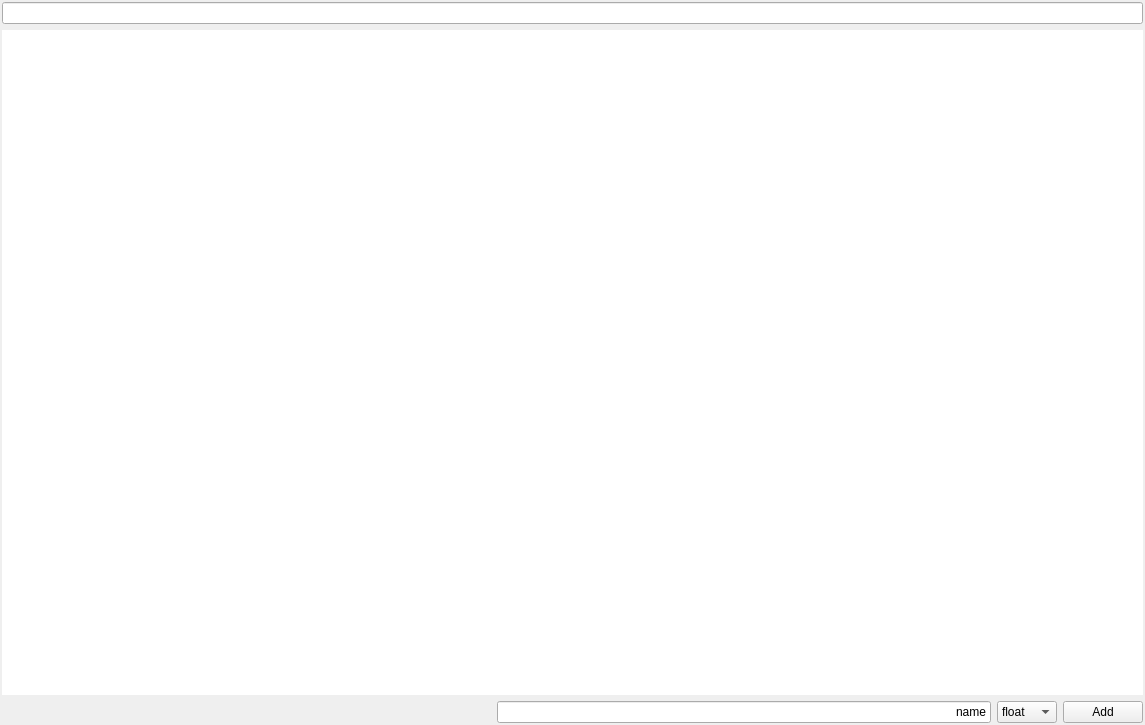
<?xml version="1.0" encoding="UTF-8"?>
<ui version="4.0">
 <class>EditorAnimationInputTab</class>
 <widget class="QWidget" name="EditorAnimationInputTab">
  <property name="geometry">
   <rect>
    <x>0</x>
    <y>0</y>
    <width>1145</width>
    <height>725</height>
   </rect>
  </property>
  <property name="windowTitle">
   <string>EditorAnimationInputTab</string>
  </property>
  <layout class="QVBoxLayout" name="verticalLayout">
   <property name="leftMargin">
    <number>2</number>
   </property>
   <property name="topMargin">
    <number>2</number>
   </property>
   <property name="rightMargin">
    <number>2</number>
   </property>
   <property name="bottomMargin">
    <number>2</number>
   </property>
   <item>
    <widget class="QLineEdit" name="lineEdit_2"/>
   </item>
   <item>
    <widget class="QTableWidget" name="tableWidget">
     <property name="frameShape">
      <enum>QFrame::NoFrame</enum>
     </property>
     <property name="frameShadow">
      <enum>QFrame::Sunken</enum>
     </property>
     <property name="alternatingRowColors">
      <bool>true</bool>
     </property>
     <property name="gridStyle">
      <enum>Qt::DashLine</enum>
     </property>
     <property name="sortingEnabled">
      <bool>true</bool>
     </property>
     <property name="columnCount">
      <number>0</number>
     </property>
    </widget>
   </item>
   <item>
    <layout class="QHBoxLayout" name="horizontalLayout">
     <item>
      <spacer name="horizontalSpacer">
       <property name="orientation">
        <enum>Qt::Horizontal</enum>
       </property>
       <property name="sizeHint" stdset="0">
        <size>
         <width>40</width>
         <height>20</height>
        </size>
       </property>
      </spacer>
     </item>
     <item>
      <widget class="QLineEdit" name="lineEdit">
       <property name="text">
        <string>name</string>
       </property>
       <property name="alignment">
        <set>Qt::AlignRight|Qt::AlignTrailing|Qt::AlignVCenter</set>
       </property>
      </widget>
     </item>
     <item>
      <widget class="QComboBox" name="comboBox">
       <property name="editable">
        <bool>false</bool>
       </property>
       <property name="currentText">
        <string>float</string>
       </property>
       <item>
        <property name="text">
         <string>float</string>
        </property>
       </item>
       <item>
        <property name="text">
         <string>float2</string>
        </property>
       </item>
       <item>
        <property name="text">
         <string>float3</string>
        </property>
       </item>
       <item>
        <property name="text">
         <string>uint</string>
        </property>
       </item>
       <item>
        <property name="text">
         <string>uint2</string>
        </property>
       </item>
       <item>
        <property name="text">
         <string>uint3</string>
        </property>
       </item>
       <item>
        <property name="text">
         <string>uint4</string>
        </property>
       </item>
      </widget>
     </item>
     <item>
      <widget class="QPushButton" name="pushButton">
       <property name="text">
        <string>Add</string>
       </property>
      </widget>
     </item>
    </layout>
   </item>
  </layout>
 </widget>
 <layoutdefault spacing="6" margin="11"/>
 <resources/>
 <connections/>
</ui>
